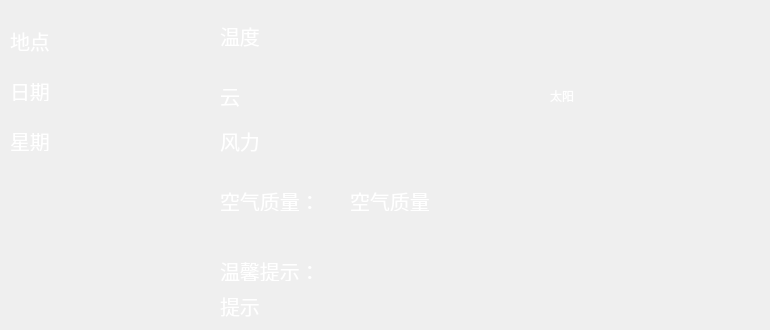
    <widget class="QWidget" name="tab_8">
     <attribute name="title">
      <string>06</string>
     </attribute>
     <widget class="QLabel" name="label_21">
      <property name="geometry">
       <rect>
        <x>10</x>
        <y>20</y>
        <width>201</width>
        <height>41</height>
       </rect>
      </property>
      <property name="font">
       <font>
        <pointsize>15</pointsize>
       </font>
      </property>
      <property name="styleSheet">
       <string notr="true">color: rgb(255, 255, 255);</string>
      </property>
      <property name="text">
       <string>地点</string>
      </property>
     </widget>
     <widget class="QLabel" name="label_28">
      <property name="geometry">
       <rect>
        <x>10</x>
        <y>130</y>
        <width>171</width>
        <height>21</height>
       </rect>
      </property>
      <property name="font">
       <font>
        <pointsize>15</pointsize>
       </font>
      </property>
      <property name="styleSheet">
       <string notr="true">color: rgb(255, 255, 255);</string>
      </property>
      <property name="text">
       <string>星期</string>
      </property>
     </widget>
     <widget class="QLabel" name="label_29">
      <property name="geometry">
       <rect>
        <x>10</x>
        <y>80</y>
        <width>171</width>
        <height>21</height>
       </rect>
      </property>
      <property name="font">
       <font>
        <pointsize>15</pointsize>
       </font>
      </property>
      <property name="styleSheet">
       <string notr="true">color: rgb(255, 255, 255);</string>
      </property>
      <property name="text">
       <string>日期</string>
      </property>
     </widget>
     <widget class="QLabel" name="label_82">
      <property name="geometry">
       <rect>
        <x>220</x>
        <y>80</y>
        <width>61</width>
        <height>31</height>
       </rect>
      </property>
      <property name="font">
       <font>
        <pointsize>15</pointsize>
       </font>
      </property>
      <property name="styleSheet">
       <string notr="true">color: rgb(255, 255, 255);</string>
      </property>
      <property name="text">
       <string>云</string>
      </property>
     </widget>
     <widget class="QLabel" name="label_83">
      <property name="geometry">
       <rect>
        <x>350</x>
        <y>190</y>
        <width>81</width>
        <height>21</height>
       </rect>
      </property>
      <property name="font">
       <font>
        <pointsize>15</pointsize>
       </font>
      </property>
      <property name="styleSheet">
       <string notr="true">color: rgb(255, 255, 255);</string>
      </property>
      <property name="text">
       <string>空气质量</string>
      </property>
     </widget>
     <widget class="QLabel" name="label_84">
      <property name="geometry">
       <rect>
        <x>220</x>
        <y>20</y>
        <width>281</width>
        <height>31</height>
       </rect>
      </property>
      <property name="font">
       <font>
        <pointsize>15</pointsize>
       </font>
      </property>
      <property name="styleSheet">
       <string notr="true">color: rgb(255, 255, 255);</string>
      </property>
      <property name="text">
       <string>温度</string>
      </property>
     </widget>
     <widget class="QLabel" name="label_85">
      <property name="geometry">
       <rect>
        <x>220</x>
        <y>120</y>
        <width>261</width>
        <height>41</height>
       </rect>
      </property>
      <property name="font">
       <font>
        <pointsize>15</pointsize>
       </font>
      </property>
      <property name="styleSheet">
       <string notr="true">color: rgb(255, 255, 255);</string>
      </property>
      <property name="text">
       <string>风力</string>
      </property>
     </widget>
     <widget class="QLabel" name="label_86">
      <property name="geometry">
       <rect>
        <x>550</x>
        <y>20</y>
        <width>211</width>
        <height>151</height>
       </rect>
      </property>
      <property name="styleSheet">
       <string notr="true">color: rgb(255, 255, 255);</string>
      </property>
      <property name="text">
       <string>太阳</string>
      </property>
     </widget>
     <widget class="QLabel" name="label_87">
      <property name="geometry">
       <rect>
        <x>220</x>
        <y>190</y>
        <width>121</width>
        <height>21</height>
       </rect>
      </property>
      <property name="font">
       <font>
        <pointsize>15</pointsize>
       </font>
      </property>
      <property name="styleSheet">
       <string notr="true">color: rgb(255, 255, 255);</string>
      </property>
      <property name="text">
       <string>空气质量：</string>
      </property>
     </widget>
     <widget class="QLabel" name="label_165">
      <property name="geometry">
       <rect>
        <x>220</x>
        <y>290</y>
        <width>361</width>
        <height>31</height>
       </rect>
      </property>
      <property name="font">
       <font>
        <pointsize>15</pointsize>
       </font>
      </property>
      <property name="styleSheet">
       <string notr="true">color: rgb(255, 255, 255);</string>
      </property>
      <property name="text">
       <string>提示</string>
      </property>
     </widget>
     <widget class="QLabel" name="label_172">
      <property name="geometry">
       <rect>
        <x>220</x>
        <y>260</y>
        <width>131</width>
        <height>21</height>
       </rect>
      </property>
      <property name="font">
       <font>
        <pointsize>15</pointsize>
       </font>
      </property>
      <property name="styleSheet">
       <string notr="true">color: rgb(255, 255, 255);</string>
      </property>
      <property name="text">
       <string>温馨提示：</string>
      </property>
     </widget>
    </widget>
